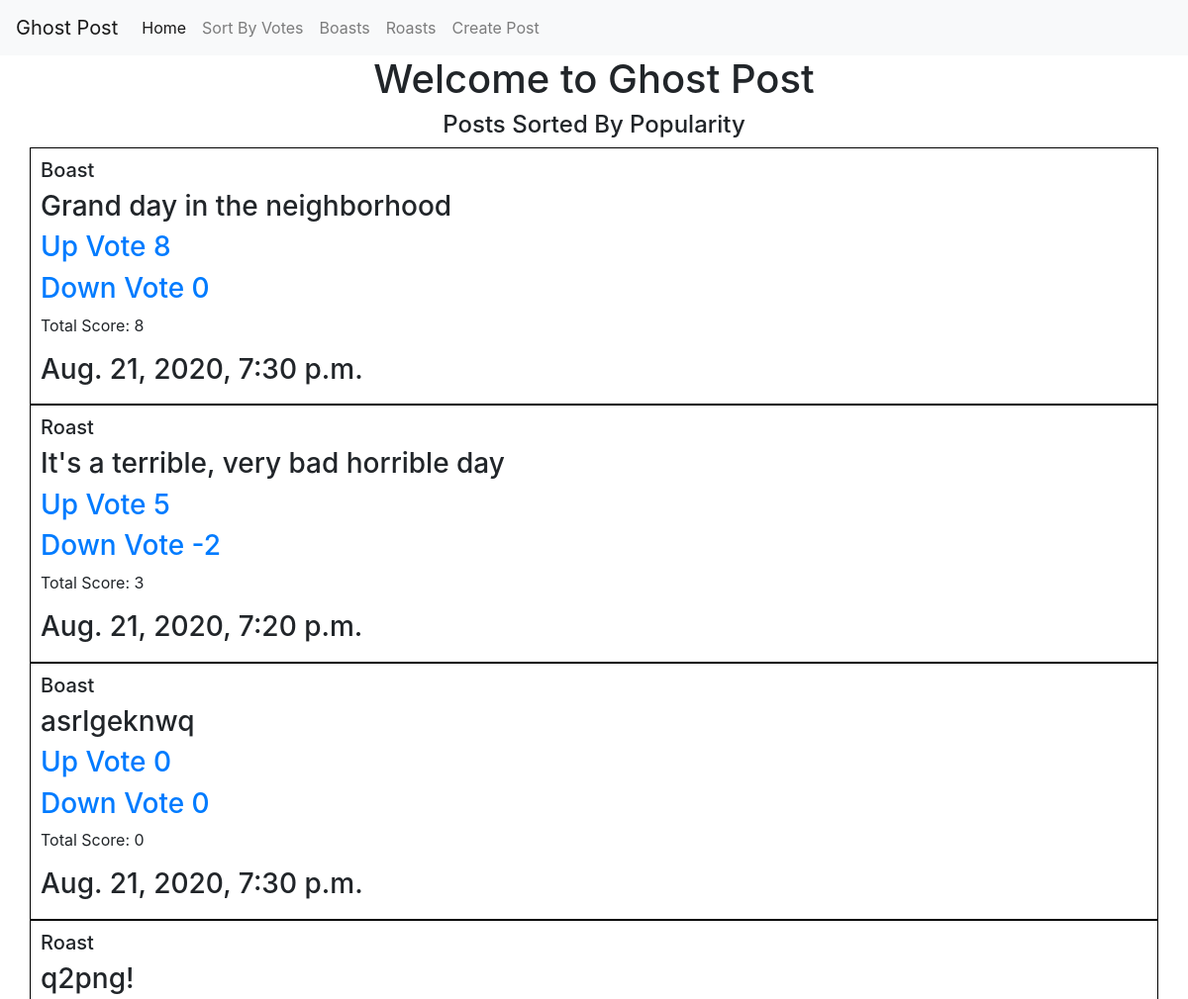
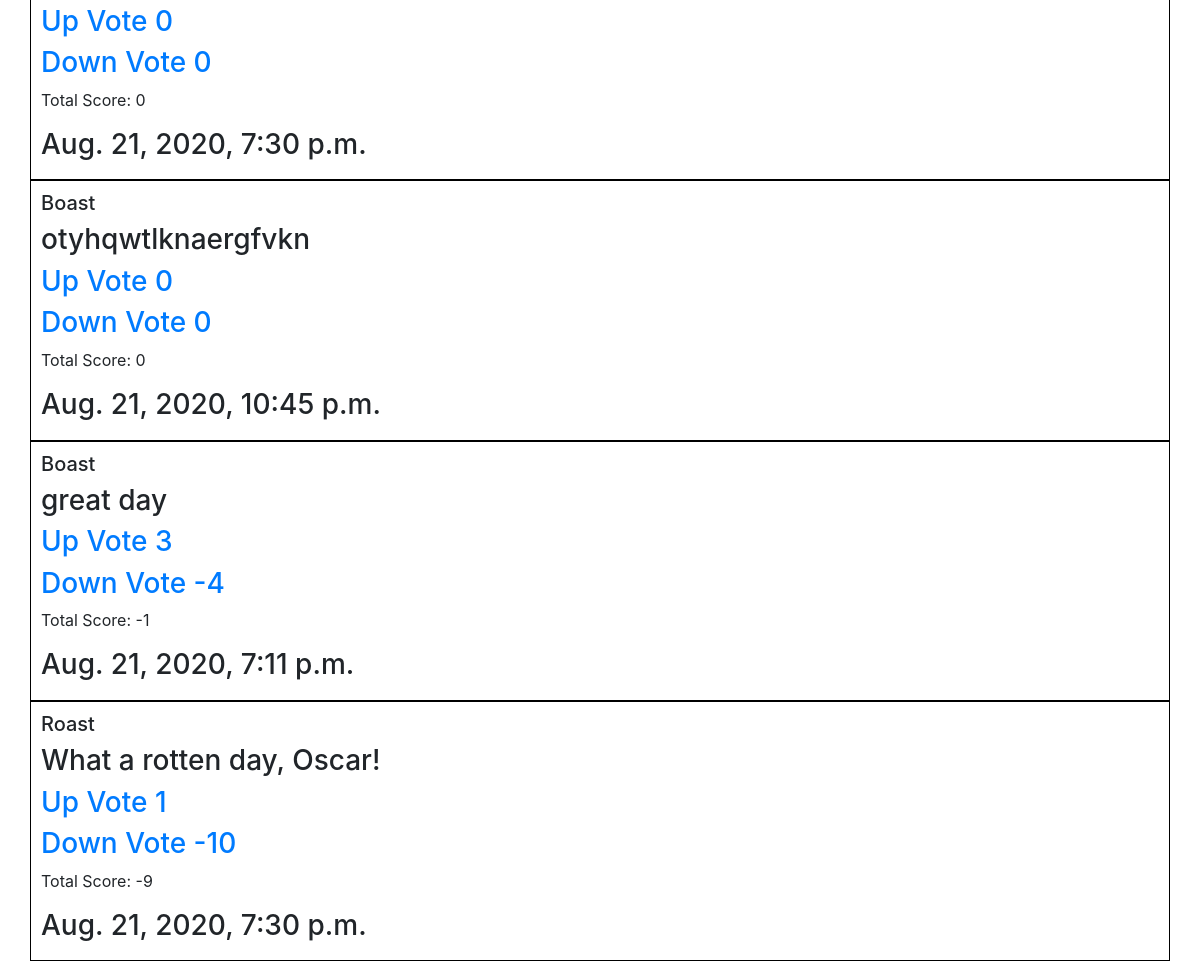
The page /sortbyvotes/ on the database its author committed (2 pictures, top to bottom).
### ghostapp/models.py (models this page shows, shortened)
class BoastRoast(models.Model):#helped by Sohail
    body = models.CharField(max_length=280)
    boast_roast = models.BooleanField()
    upvote = models.IntegerField(default=0,null=True)
    downvote = models.IntegerField(default=0, null=True)
    timestamp = models.DateTimeField(default=now, editable=False)
    @property
    def totalvotes(self):
        return self.upvote + self.downvote

### ghostapp/views.py (the view)
# urls.py: path('sortbyvotes/', views.sort_votes_view, name="sortbyvotes"),
def sort_votes_view(request):
    brsort = BoastRoast.objects.all()
    sorted_post = sorted(brsort, key=lambda x:(-x.totalvotes))
    return render(request, 'sortbyvotes.html', {'brsort':sorted_post})

### ghostapp/templates/sortbyvotes.html
{% include 'navbar.html' %}
<h1 style="text-align: center;">Welcome to Ghost Post</h1>
          <h4 style="text-align: center;">Posts Sorted By Popularity</h4>
          {% for post in brsort %}
          <div class="container" style="border:1px solid black; padding:10px;">
            {% if post.boast_roast == True %}
              <h5>Boast</h5>
            {% else %}
              <h5>Roast</h5>
            {% endif %}
              <h3><li style="list-style-type: none;">{{ post.body }}</li></h3>
              <h3><li style="list-style-type: none;"><a href="/upvote/{{post.id}}">Up Vote {{ post.upvote }}</a></li></h3>
              <h3><li style="list-style-type: none;"><a href="/downvote/{{post.id}}">Down Vote {{ post.downvote }}</a></li></h3>
              <p>Total Score: {{post.totalvotes}}</p>
              <h3><li style="list-style-type: none">{{ post.timestamp }}</li></h3>
          </div>
            {% endfor %}

### rows shown on the page
BoastRoast: boast_roast "Boast", body "Grand day in the neighborhood", upvote "8", downvote "0", totalvotes "8", timestamp "Aug. 21, 2020, 7:30 p.m."
BoastRoast: boast_roast "Roast", body "It's a terrible, very bad horrible day", upvote "5", downvote "-2", totalvotes "3", timestamp "Aug. 21, 2020, 7:20 p.m."
BoastRoast: boast_roast "Boast", body "asrlgeknwq", upvote "0", downvote "0", totalvotes "0", timestamp "Aug. 21, 2020, 7:30 p.m."
BoastRoast: boast_roast "Roast", body "q2png!", upvote "0", downvote "0", totalvotes "0", timestamp "Aug. 21, 2020, 7:30 p.m."
BoastRoast: boast_roast "Boast", body "otyhqwtlknaergfvkn", upvote "0", downvote "0", totalvotes "0", timestamp "Aug. 21, 2020, 10:45 p.m."
BoastRoast: boast_roast "Boast", body "great day", upvote "3", downvote "-4", totalvotes "-1", timestamp "Aug. 21, 2020, 7:11 p.m."
BoastRoast: boast_roast "Roast", body "What a rotten day, Oscar!", upvote "1", downvote "-10", totalvotes "-9", timestamp "Aug. 21, 2020, 7:30 p.m."
